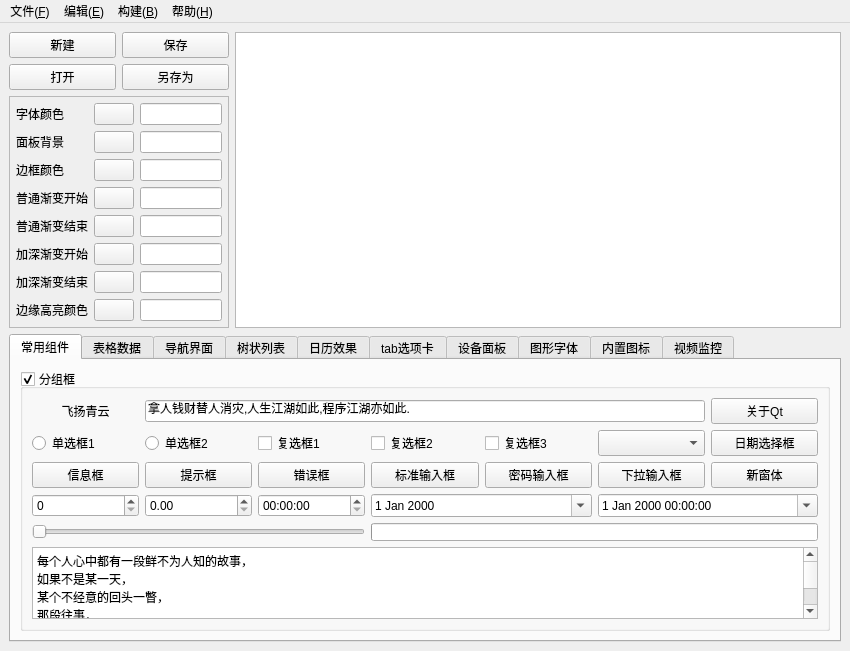
<?xml version="1.0" encoding="UTF-8"?>
<ui version="4.0">
 <class>QUICreator</class>
 <widget class="QMainWindow" name="QUICreator">
  <property name="geometry">
   <rect>
    <x>0</x>
    <y>0</y>
    <width>850</width>
    <height>629</height>
   </rect>
  </property>
  <property name="windowTitle">
   <string>MainWindow</string>
  </property>
  <widget class="QWidget" name="centralwidget">
   <layout class="QGridLayout" name="gridLayout_7">
    <item row="1" column="0">
     <widget class="QFrame" name="frameColor">
      <property name="sizePolicy">
       <sizepolicy hsizetype="Fixed" vsizetype="Preferred">
        <horstretch>0</horstretch>
        <verstretch>0</verstretch>
       </sizepolicy>
      </property>
      <property name="minimumSize">
       <size>
        <width>220</width>
        <height>0</height>
       </size>
      </property>
      <property name="maximumSize">
       <size>
        <width>220</width>
        <height>16777215</height>
       </size>
      </property>
      <property name="frameShape">
       <enum>QFrame::StyledPanel</enum>
      </property>
      <property name="frameShadow">
       <enum>QFrame::Raised</enum>
      </property>
      <layout class="QGridLayout" name="gridLayout_3">
       <property name="leftMargin">
        <number>6</number>
       </property>
       <property name="topMargin">
        <number>6</number>
       </property>
       <property name="rightMargin">
        <number>6</number>
       </property>
       <property name="bottomMargin">
        <number>6</number>
       </property>
       <item row="0" column="0">
        <widget class="QLabel" name="labTextColor">
         <property name="text">
          <string>字体颜色</string>
         </property>
        </widget>
       </item>
       <item row="0" column="1">
        <widget class="QPushButton" name="btnTextColor">
         <property name="text">
          <string/>
         </property>
        </widget>
       </item>
       <item row="0" column="2">
        <widget class="QLineEdit" name="txtTextColor"/>
       </item>
       <item row="1" column="0">
        <widget class="QLabel" name="labPanelColor">
         <property name="text">
          <string>面板背景</string>
         </property>
        </widget>
       </item>
       <item row="1" column="1">
        <widget class="QPushButton" name="btnPanelColor">
         <property name="text">
          <string/>
         </property>
        </widget>
       </item>
       <item row="1" column="2">
        <widget class="QLineEdit" name="txtPanelColor"/>
       </item>
       <item row="2" column="0">
        <widget class="QLabel" name="labBorderColor">
         <property name="text">
          <string>边框颜色</string>
         </property>
        </widget>
       </item>
       <item row="2" column="1">
        <widget class="QPushButton" name="btnBorderColor">
         <property name="text">
          <string/>
         </property>
        </widget>
       </item>
       <item row="2" column="2">
        <widget class="QLineEdit" name="txtBorderColor"/>
       </item>
       <item row="3" column="0">
        <widget class="QLabel" name="labNormalColorStart">
         <property name="text">
          <string>普通渐变开始</string>
         </property>
        </widget>
       </item>
       <item row="3" column="1">
        <widget class="QPushButton" name="btnNormalColorStart">
         <property name="text">
          <string/>
         </property>
        </widget>
       </item>
       <item row="3" column="2">
        <widget class="QLineEdit" name="txtNormalColorStart"/>
       </item>
       <item row="4" column="0">
        <widget class="QLabel" name="labNormalColorEnd">
         <property name="text">
          <string>普通渐变结束</string>
         </property>
        </widget>
       </item>
       <item row="4" column="1">
        <widget class="QPushButton" name="btnNormalColorEnd">
         <property name="text">
          <string/>
         </property>
        </widget>
       </item>
       <item row="4" column="2">
        <widget class="QLineEdit" name="txtNormalColorEnd"/>
       </item>
       <item row="5" column="0">
        <widget class="QLabel" name="labDarkColorStart">
         <property name="text">
          <string>加深渐变开始</string>
         </property>
        </widget>
       </item>
       <item row="5" column="1">
        <widget class="QPushButton" name="btnDarkColorStart">
         <property name="text">
          <string/>
         </property>
        </widget>
       </item>
       <item row="5" column="2">
        <widget class="QLineEdit" name="txtDarkColorStart"/>
       </item>
       <item row="6" column="0">
        <widget class="QLabel" name="labDarkColorEnd">
         <property name="text">
          <string>加深渐变结束</string>
         </property>
        </widget>
       </item>
       <item row="6" column="1">
        <widget class="QPushButton" name="btnDarkColorEnd">
         <property name="text">
          <string/>
         </property>
        </widget>
       </item>
       <item row="6" column="2">
        <widget class="QLineEdit" name="txtDarkColorEnd"/>
       </item>
       <item row="7" column="0">
        <widget class="QLabel" name="labHighColor">
         <property name="text">
          <string>边缘高亮颜色</string>
         </property>
        </widget>
       </item>
       <item row="7" column="1">
        <widget class="QPushButton" name="btnHighColor">
         <property name="text">
          <string/>
         </property>
        </widget>
       </item>
       <item row="7" column="2">
        <widget class="QLineEdit" name="txtHighColor"/>
       </item>
      </layout>
     </widget>
    </item>
    <item row="0" column="0">
     <layout class="QGridLayout" name="gridLayout">
      <item row="0" column="0">
       <widget class="QPushButton" name="btnNew">
        <property name="text">
         <string>新建</string>
        </property>
       </widget>
      </item>
      <item row="0" column="1">
       <widget class="QPushButton" name="btnSave">
        <property name="text">
         <string>保存</string>
        </property>
       </widget>
      </item>
      <item row="1" column="0">
       <widget class="QPushButton" name="btnOpen">
        <property name="text">
         <string>打开</string>
        </property>
       </widget>
      </item>
      <item row="1" column="1">
       <widget class="QPushButton" name="btnSaveOther">
        <property name="text">
         <string>另存为</string>
        </property>
       </widget>
      </item>
     </layout>
    </item>
    <item row="0" column="1" rowspan="2">
     <widget class="QTextEdit" name="txtMain"/>
    </item>
    <item row="2" column="0" colspan="2">
     <widget class="QTabWidget" name="tabWidget">
      <property name="currentIndex">
       <number>0</number>
      </property>
      <widget class="QWidget" name="tab1">
       <attribute name="title">
        <string>常用组件</string>
       </attribute>
       <layout class="QVBoxLayout" name="verticalLayout">
        <item>
         <widget class="QGroupBox" name="groupBox">
          <property name="styleSheet">
           <string notr="true"/>
          </property>
          <property name="title">
           <string>分组框</string>
          </property>
          <property name="checkable">
           <bool>true</bool>
          </property>
          <layout class="QGridLayout" name="gridLayout_2">
           <item row="0" column="0">
            <widget class="QLabel" name="lab">
             <property name="text">
              <string>飞扬青云</string>
             </property>
             <property name="alignment">
              <set>Qt::AlignCenter</set>
             </property>
            </widget>
           </item>
           <item row="1" column="0">
            <widget class="QRadioButton" name="rbtn1">
             <property name="text">
              <string>单选框1</string>
             </property>
            </widget>
           </item>
           <item row="1" column="1">
            <widget class="QRadioButton" name="rbtn2">
             <property name="text">
              <string>单选框2</string>
             </property>
            </widget>
           </item>
           <item row="1" column="2">
            <widget class="QCheckBox" name="ck1">
             <property name="text">
              <string>复选框1</string>
             </property>
            </widget>
           </item>
           <item row="1" column="3">
            <widget class="QCheckBox" name="ck2">
             <property name="text">
              <string>复选框2</string>
             </property>
             <property name="checked">
              <bool>false</bool>
             </property>
            </widget>
           </item>
           <item row="1" column="4">
            <widget class="QCheckBox" name="ck3">
             <property name="text">
              <string>复选框3</string>
             </property>
            </widget>
           </item>
           <item row="1" column="5">
            <widget class="QComboBox" name="cbox">
             <property name="maximumSize">
              <size>
               <width>16777215</width>
               <height>28</height>
              </size>
             </property>
            </widget>
           </item>
           <item row="2" column="0">
            <widget class="QPushButton" name="btnInfo">
             <property name="text">
              <string>信息框</string>
             </property>
            </widget>
           </item>
           <item row="2" column="1">
            <widget class="QPushButton" name="btnQuestion">
             <property name="text">
              <string>提示框</string>
             </property>
            </widget>
           </item>
           <item row="2" column="2">
            <widget class="QPushButton" name="btnError">
             <property name="text">
              <string>错误框</string>
             </property>
            </widget>
           </item>
           <item row="2" column="3">
            <widget class="QPushButton" name="btnInput">
             <property name="text">
              <string>标准输入框</string>
             </property>
            </widget>
           </item>
           <item row="2" column="4">
            <widget class="QPushButton" name="btnInputPwd">
             <property name="text">
              <string>密码输入框</string>
             </property>
            </widget>
           </item>
           <item row="2" column="5">
            <widget class="QPushButton" name="btnInputcbox">
             <property name="text">
              <string>下拉输入框</string>
             </property>
            </widget>
           </item>
           <item row="2" column="6">
            <widget class="QPushButton" name="btnWidget">
             <property name="text">
              <string>新窗体</string>
             </property>
            </widget>
           </item>
           <item row="3" column="0">
            <widget class="QSpinBox" name="spinBox"/>
           </item>
           <item row="3" column="1">
            <widget class="QDoubleSpinBox" name="doubleSpinBox"/>
           </item>
           <item row="3" column="2">
            <widget class="QTimeEdit" name="timeEdit"/>
           </item>
           <item row="3" column="3" colspan="2">
            <widget class="QDateEdit" name="dateEdit">
             <property name="calendarPopup">
              <bool>true</bool>
             </property>
            </widget>
           </item>
           <item row="3" column="5" colspan="2">
            <widget class="QDateTimeEdit" name="dateTimeEdit">
             <property name="calendarPopup">
              <bool>true</bool>
             </property>
            </widget>
           </item>
           <item row="4" column="0" colspan="3">
            <widget class="QSlider" name="horizontalSlider">
             <property name="maximum">
              <number>100</number>
             </property>
             <property name="orientation">
              <enum>Qt::Horizontal</enum>
             </property>
            </widget>
           </item>
           <item row="4" column="3" colspan="4">
            <widget class="QProgressBar" name="progressBar">
             <property name="maximumSize">
              <size>
               <width>16777215</width>
               <height>18</height>
              </size>
             </property>
            </widget>
           </item>
           <item row="5" column="0" colspan="7">
            <widget class="QPlainTextEdit" name="plainTextEdit">
             <property name="plainText">
              <string>每个人心中都有一段鲜不为人知的故事，
如果不是某一天，
某个不经意的回头一瞥，
那段往事，
就只能永远埋在记忆的最深处，
那是回忆的尽头，
可就无法避免那一触，
无论你在上面用怎样淤厚的冷漠层层包裹，
却总在瞬间崩溃。</string>
             </property>
            </widget>
           </item>
           <item row="1" column="6">
            <widget class="QPushButton" name="btnSelectDate">
             <property name="text">
              <string>日期选择框</string>
             </property>
            </widget>
           </item>
           <item row="0" column="1" colspan="5">
            <widget class="QLineEdit" name="lineEdit">
             <property name="text">
              <string>拿人钱财替人消灾,人生江湖如此,程序江湖亦如此.</string>
             </property>
            </widget>
           </item>
           <item row="0" column="6">
            <widget class="QPushButton" name="btnAbout">
             <property name="text">
              <string>关于Qt</string>
             </property>
            </widget>
           </item>
          </layout>
         </widget>
        </item>
       </layout>
      </widget>
      <widget class="QWidget" name="tab2">
       <attribute name="title">
        <string>表格数据</string>
       </attribute>
       <layout class="QHBoxLayout" name="horizontalLayout">
        <item>
         <widget class="QTableWidget" name="tableWidget"/>
        </item>
       </layout>
      </widget>
      <widget class="QWidget" name="tab3">
       <attribute name="title">
        <string>导航界面</string>
       </attribute>
       <layout class="QHBoxLayout" name="horizontalLayout_7">
        <item>
         <widget class="QWidget" name="widgetLeft" native="true">
          <property name="minimumSize">
           <size>
            <width>80</width>
            <height>0</height>
           </size>
          </property>
          <layout class="QVBoxLayout" name="verticalLayout_2">
           <property name="spacing">
            <number>0</number>
           </property>
           <property name="leftMargin">
            <number>0</number>
           </property>
           <property name="topMargin">
            <number>0</number>
           </property>
           <property name="rightMargin">
            <number>0</number>
           </property>
           <property name="bottomMargin">
            <number>0</number>
           </property>
           <item>
            <widget class="QPushButton" name="btn1">
             <property name="text">
              <string>菜单1</string>
             </property>
             <property name="checked">
              <bool>false</bool>
             </property>
            </widget>
           </item>
           <item>
            <widget class="QPushButton" name="btn2">
             <property name="text">
              <string>菜单2</string>
             </property>
            </widget>
           </item>
           <item>
            <widget class="QPushButton" name="btn3">
             <property name="text">
              <string>菜单3</string>
             </property>
            </widget>
           </item>
           <item>
            <spacer name="verticalSpacer">
             <property name="orientation">
              <enum>Qt::Vertical</enum>
             </property>
             <property name="sizeHint" stdset="0">
              <size>
               <width>20</width>
               <height>222</height>
              </size>
             </property>
            </spacer>
           </item>
          </layout>
         </widget>
        </item>
        <item>
         <widget class="QStackedWidget" name="stackedWidget">
          <property name="currentIndex">
           <number>0</number>
          </property>
          <widget class="QWidget" name="page1">
           <layout class="QVBoxLayout" name="verticalLayout_4">
            <item>
             <widget class="QWidget" name="widgetTop" native="true">
              <layout class="QHBoxLayout" name="horizontalLayout_2">
               <property name="spacing">
                <number>0</number>
               </property>
               <property name="leftMargin">
                <number>0</number>
               </property>
               <property name="topMargin">
                <number>0</number>
               </property>
               <property name="rightMargin">
                <number>0</number>
               </property>
               <property name="bottomMargin">
                <number>0</number>
               </property>
               <item>
                <widget class="QToolButton" name="tbtn1">
                 <property name="sizePolicy">
                  <sizepolicy hsizetype="Expanding" vsizetype="Expanding">
                   <horstretch>0</horstretch>
                   <verstretch>0</verstretch>
                  </sizepolicy>
                 </property>
                 <property name="text">
                  <string>主界面</string>
                 </property>
                </widget>
               </item>
               <item>
                <widget class="QToolButton" name="tbtn2">
                 <property name="sizePolicy">
                  <sizepolicy hsizetype="Expanding" vsizetype="Expanding">
                   <horstretch>0</horstretch>
                   <verstretch>0</verstretch>
                  </sizepolicy>
                 </property>
                 <property name="text">
                  <string>警情查询</string>
                 </property>
                </widget>
               </item>
               <item>
                <widget class="QToolButton" name="tbtn3">
                 <property name="sizePolicy">
                  <sizepolicy hsizetype="Expanding" vsizetype="Expanding">
                   <horstretch>0</horstretch>
                   <verstretch>0</verstretch>
                  </sizepolicy>
                 </property>
                 <property name="text">
                  <string>系统设置</string>
                 </property>
                </widget>
               </item>
              </layout>
             </widget>
            </item>
            <item>
             <widget class="QWidget" name="widget" native="true">
              <property name="sizePolicy">
               <sizepolicy hsizetype="Preferred" vsizetype="Expanding">
                <horstretch>0</horstretch>
                <verstretch>0</verstretch>
               </sizepolicy>
              </property>
             </widget>
            </item>
            <item>
             <widget class="QWidget" name="widgetBottom" native="true">
              <property name="maximumSize">
               <size>
                <width>16777215</width>
                <height>30</height>
               </size>
              </property>
              <layout class="QHBoxLayout" name="horizontalLayout_3">
               <item>
                <widget class="QLabel" name="lab1">
                 <property name="text">
                  <string>欢迎使用软件</string>
                 </property>
                </widget>
               </item>
               <item>
                <widget class="Line" name="line1">
                 <property name="maximumSize">
                  <size>
                   <width>1</width>
                   <height>16777215</height>
                  </size>
                 </property>
                 <property name="orientation">
                  <enum>Qt::Vertical</enum>
                 </property>
                </widget>
               </item>
               <item>
                <widget class="QLabel" name="lab2">
                 <property name="text">
                  <string>当前用户【admin】</string>
                 </property>
                </widget>
               </item>
               <item>
                <widget class="Line" name="line2">
                 <property name="maximumSize">
                  <size>
                   <width>1</width>
                   <height>16777215</height>
                  </size>
                 </property>
                 <property name="orientation">
                  <enum>Qt::Vertical</enum>
                 </property>
                </widget>
               </item>
               <item>
                <widget class="QLabel" name="lab3">
                 <property name="text">
                  <string>已运行: 0天0时0分0秒</string>
                 </property>
                </widget>
               </item>
               <item>
                <widget class="Line" name="line3">
                 <property name="maximumSize">
                  <size>
                   <width>1</width>
                   <height>16777215</height>
                  </size>
                 </property>
                 <property name="orientation">
                  <enum>Qt::Vertical</enum>
                 </property>
                </widget>
               </item>
               <item>
                <widget class="QLabel" name="lab4">
                 <property name="sizePolicy">
                  <sizepolicy hsizetype="Expanding" vsizetype="Preferred">
                   <horstretch>0</horstretch>
                   <verstretch>0</verstretch>
                  </sizepolicy>
                 </property>
                 <property name="text">
                  <string>当前时间: 2017年12月1日 12:00:00</string>
                 </property>
                </widget>
               </item>
              </layout>
             </widget>
            </item>
           </layout>
          </widget>
          <widget class="QWidget" name="page2"/>
          <widget class="QWidget" name="page3"/>
         </widget>
        </item>
        <item>
         <widget class="QSlider" name="verticalSlider">
          <property name="orientation">
           <enum>Qt::Vertical</enum>
          </property>
         </widget>
        </item>
        <item>
         <widget class="QScrollBar" name="verticalScrollBar">
          <property name="orientation">
           <enum>Qt::Vertical</enum>
          </property>
         </widget>
        </item>
       </layout>
      </widget>
      <widget class="QWidget" name="tab4">
       <attribute name="title">
        <string>树状列表</string>
       </attribute>
       <layout class="QHBoxLayout" name="horizontalLayout_4">
        <item>
         <widget class="QTreeWidget" name="treeWidget">
          <column>
           <property name="text">
            <string notr="true">1</string>
           </property>
          </column>
         </widget>
        </item>
        <item>
         <widget class="QListWidget" name="listWidget"/>
        </item>
       </layout>
      </widget>
      <widget class="QWidget" name="tab5">
       <attribute name="title">
        <string>日历效果</string>
       </attribute>
       <layout class="QHBoxLayout" name="horizontalLayout_5">
        <item>
         <widget class="QCalendarWidget" name="calendarWidget1"/>
        </item>
        <item>
         <widget class="QCalendarWidget" name="calendarWidget2">
          <property name="gridVisible">
           <bool>true</bool>
          </property>
         </widget>
        </item>
       </layout>
      </widget>
      <widget class="QWidget" name="tab6">
       <attribute name="title">
        <string>tab选项卡</string>
       </attribute>
       <layout class="QHBoxLayout" name="horizontalLayout_6">
        <item>
         <widget class="QTabWidget" name="tabWidget_2">
          <property name="tabPosition">
           <enum>QTabWidget::West</enum>
          </property>
          <property name="currentIndex">
           <number>2</number>
          </property>
          <widget class="QWidget" name="tab">
           <attribute name="title">
            <string>效果预览</string>
           </attribute>
          </widget>
          <widget class="QWidget" name="tab_7">
           <attribute name="title">
            <string>效果预览</string>
           </attribute>
          </widget>
          <widget class="QWidget" name="tab_2">
           <attribute name="title">
            <string>效果预览</string>
           </attribute>
          </widget>
         </widget>
        </item>
        <item>
         <widget class="QTabWidget" name="tabWidget_3">
          <property name="tabPosition">
           <enum>QTabWidget::South</enum>
          </property>
          <property name="currentIndex">
           <number>0</number>
          </property>
          <widget class="QWidget" name="tab_3">
           <attribute name="title">
            <string>效果预览</string>
           </attribute>
          </widget>
          <widget class="QWidget" name="tab_8">
           <attribute name="title">
            <string>效果预览</string>
           </attribute>
          </widget>
          <widget class="QWidget" name="tab_4">
           <attribute name="title">
            <string>效果预览</string>
           </attribute>
          </widget>
         </widget>
        </item>
        <item>
         <widget class="QTabWidget" name="tabWidget_4">
          <property name="tabPosition">
           <enum>QTabWidget::East</enum>
          </property>
          <property name="currentIndex">
           <number>2</number>
          </property>
          <widget class="QWidget" name="tab_5">
           <attribute name="title">
            <string>效果预览</string>
           </attribute>
          </widget>
          <widget class="QWidget" name="tab_9">
           <attribute name="title">
            <string>效果预览</string>
           </attribute>
          </widget>
          <widget class="QWidget" name="tab_6">
           <attribute name="title">
            <string>效果预览</string>
           </attribute>
          </widget>
         </widget>
        </item>
       </layout>
      </widget>
      <widget class="QWidget" name="tab7">
       <attribute name="title">
        <string>设备面板</string>
       </attribute>
       <layout class="QVBoxLayout" name="verticalLayout_3">
        <property name="leftMargin">
         <number>3</number>
        </property>
        <property name="topMargin">
         <number>3</number>
        </property>
        <property name="rightMargin">
         <number>3</number>
        </property>
        <property name="bottomMargin">
         <number>3</number>
        </property>
        <item>
         <widget class="PanelWidget" name="widgetPanel" native="true"/>
        </item>
       </layout>
      </widget>
      <widget class="QWidget" name="tab8">
       <attribute name="title">
        <string>图形字体</string>
       </attribute>
       <layout class="QVBoxLayout" name="verticalLayout_5">
        <property name="leftMargin">
         <number>3</number>
        </property>
        <property name="topMargin">
         <number>3</number>
        </property>
        <property name="rightMargin">
         <number>3</number>
        </property>
        <property name="bottomMargin">
         <number>3</number>
        </property>
        <item>
         <widget class="PanelWidget" name="widgetFontPanel" native="true"/>
        </item>
       </layout>
      </widget>
      <widget class="QWidget" name="tab9">
       <attribute name="title">
        <string>内置图标</string>
       </attribute>
       <layout class="QVBoxLayout" name="verticalLayout_6">
        <property name="leftMargin">
         <number>3</number>
        </property>
        <property name="topMargin">
         <number>3</number>
        </property>
        <property name="rightMargin">
         <number>3</number>
        </property>
        <property name="bottomMargin">
         <number>3</number>
        </property>
        <item>
         <widget class="PanelWidget" name="widgetIcon" native="true">
          <layout class="QGridLayout" name="gridLayout_4">
           <property name="leftMargin">
            <number>3</number>
           </property>
           <property name="topMargin">
            <number>3</number>
           </property>
           <property name="rightMargin">
            <number>3</number>
           </property>
           <property name="bottomMargin">
            <number>3</number>
           </property>
           <property name="spacing">
            <number>3</number>
           </property>
          </layout>
         </widget>
        </item>
       </layout>
      </widget>
      <widget class="QWidget" name="tab10">
       <attribute name="title">
        <string>视频监控</string>
       </attribute>
       <layout class="QVBoxLayout" name="verticalLayout_7">
        <item>
         <widget class="QWidget" name="widgetVideo" native="true">
          <layout class="QGridLayout" name="gridLayout_5">
           <property name="leftMargin">
            <number>0</number>
           </property>
           <property name="topMargin">
            <number>0</number>
           </property>
           <property name="rightMargin">
            <number>0</number>
           </property>
           <property name="bottomMargin">
            <number>0</number>
           </property>
           <item row="0" column="0">
            <widget class="QLabel" name="labCh1">
             <property name="text">
              <string>通道1</string>
             </property>
             <property name="alignment">
              <set>Qt::AlignCenter</set>
             </property>
            </widget>
           </item>
           <item row="0" column="1">
            <widget class="QLabel" name="labCh2">
             <property name="text">
              <string>通道2</string>
             </property>
             <property name="alignment">
              <set>Qt::AlignCenter</set>
             </property>
            </widget>
           </item>
           <item row="0" column="2">
            <widget class="QLabel" name="labCh3">
             <property name="text">
              <string>通道3</string>
             </property>
             <property name="alignment">
              <set>Qt::AlignCenter</set>
             </property>
            </widget>
           </item>
           <item row="0" column="3">
            <widget class="QLabel" name="labCh4">
             <property name="text">
              <string>通道4</string>
             </property>
             <property name="alignment">
              <set>Qt::AlignCenter</set>
             </property>
            </widget>
           </item>
           <item row="0" column="4">
            <widget class="QLabel" name="labCh5">
             <property name="text">
              <string>通道5</string>
             </property>
             <property name="alignment">
              <set>Qt::AlignCenter</set>
             </property>
            </widget>
           </item>
           <item row="1" column="0">
            <widget class="QLabel" name="labCh6">
             <property name="text">
              <string>通道6</string>
             </property>
             <property name="alignment">
              <set>Qt::AlignCenter</set>
             </property>
            </widget>
           </item>
           <item row="1" column="1">
            <widget class="QLabel" name="labCh7">
             <property name="text">
              <string>通道7</string>
             </property>
             <property name="alignment">
              <set>Qt::AlignCenter</set>
             </property>
            </widget>
           </item>
           <item row="1" column="2">
            <widget class="QLabel" name="labCh8">
             <property name="text">
              <string>通道8</string>
             </property>
             <property name="alignment">
              <set>Qt::AlignCenter</set>
             </property>
            </widget>
           </item>
           <item row="1" column="3">
            <widget class="QLabel" name="labCh9">
             <property name="text">
              <string>通道9</string>
             </property>
             <property name="alignment">
              <set>Qt::AlignCenter</set>
             </property>
            </widget>
           </item>
           <item row="1" column="4">
            <widget class="QLabel" name="labCh10">
             <property name="text">
              <string>通道10</string>
             </property>
             <property name="alignment">
              <set>Qt::AlignCenter</set>
             </property>
            </widget>
           </item>
          </layout>
         </widget>
        </item>
       </layout>
      </widget>
     </widget>
    </item>
   </layout>
  </widget>
  <widget class="QMenuBar" name="menubar">
   <property name="geometry">
    <rect>
     <x>0</x>
     <y>0</y>
     <width>850</width>
     <height>23</height>
    </rect>
   </property>
   <widget class="QMenu" name="menu_F">
    <property name="title">
     <string>文件(&amp;F)</string>
    </property>
    <addaction name="action"/>
    <addaction name="action_O"/>
    <addaction name="separator"/>
    <addaction name="action_S"/>
    <addaction name="action_C"/>
   </widget>
   <widget class="QMenu" name="menu_E">
    <property name="title">
     <string>编辑(&amp;E)</string>
    </property>
    <addaction name="action_X"/>
    <addaction name="action_C_2"/>
    <addaction name="action_V"/>
   </widget>
   <widget class="QMenu" name="menu_B">
    <property name="title">
     <string>构建(&amp;B)</string>
    </property>
    <addaction name="actionGouj"/>
   </widget>
   <widget class="QMenu" name="menu_H">
    <property name="title">
     <string>帮助(&amp;H)</string>
    </property>
    <addaction name="action_T"/>
    <addaction name="action_A"/>
   </widget>
   <addaction name="menu_F"/>
   <addaction name="menu_E"/>
   <addaction name="menu_B"/>
   <addaction name="menu_H"/>
  </widget>
  <action name="action">
   <property name="text">
    <string>新建文件(&amp;N)</string>
   </property>
  </action>
  <action name="action_O">
   <property name="text">
    <string>打开文件(&amp;O)</string>
   </property>
  </action>
  <action name="action_S">
   <property name="text">
    <string>保存文件(&amp;S) </string>
   </property>
  </action>
  <action name="action_C">
   <property name="text">
    <string>关闭退出(&amp;C)</string>
   </property>
  </action>
  <action name="action_X">
   <property name="text">
    <string>剪切(&amp;X) </string>
   </property>
  </action>
  <action name="action_C_2">
   <property name="text">
    <string>复制(&amp;C)</string>
   </property>
  </action>
  <action name="action_V">
   <property name="text">
    <string>粘贴(&amp;V)</string>
   </property>
  </action>
  <action name="actionGouj">
   <property name="text">
    <string>构建项目(&amp;B)</string>
   </property>
  </action>
  <action name="action_T">
   <property name="text">
    <string>帮助文档(&amp;T)</string>
   </property>
  </action>
  <action name="action_A">
   <property name="text">
    <string>关于(&amp;A)</string>
   </property>
  </action>
 </widget>
 <customwidgets>
  <customwidget>
   <class>PanelWidget</class>
   <extends>QWidget</extends>
   <header location="global">panelwidget.h</header>
   <container>1</container>
  </customwidget>
 </customwidgets>
 <resources/>
 <connections>
  <connection>
   <sender>horizontalSlider</sender>
   <signal>valueChanged(int)</signal>
   <receiver>progressBar</receiver>
   <slot>setValue(int)</slot>
   <hints>
    <hint type="sourcelabel">
     <x>207</x>
     <y>445</y>
    </hint>
    <hint type="destinationlabel">
     <x>399</x>
     <y>445</y>
    </hint>
   </hints>
  </connection>
 </connections>
</ui>
